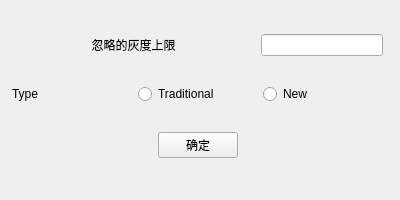
<?xml version="1.0" encoding="UTF-8"?>
<ui version="4.0">
 <class>Otsu</class>
 <widget class="QWidget" name="Otsu">
  <property name="geometry">
   <rect>
    <x>0</x>
    <y>0</y>
    <width>400</width>
    <height>200</height>
   </rect>
  </property>
  <property name="minimumSize">
   <size>
    <width>200</width>
    <height>100</height>
   </size>
  </property>
  <property name="maximumSize">
   <size>
    <width>400</width>
    <height>200</height>
   </size>
  </property>
  <property name="windowTitle">
   <string>Form</string>
  </property>
  <widget class="QWidget" name="">
   <property name="geometry">
    <rect>
     <x>12</x>
     <y>12</y>
     <width>371</width>
     <height>171</height>
    </rect>
   </property>
   <layout class="QVBoxLayout" name="verticalLayout">
    <item>
     <layout class="QHBoxLayout" name="horizontalLayout" stretch="4,2">
      <item>
       <widget class="QLabel" name="OtsuBGlabel">
        <property name="text">
         <string>忽略的灰度上限</string>
        </property>
        <property name="alignment">
         <set>Qt::AlignCenter</set>
        </property>
       </widget>
      </item>
      <item>
       <widget class="QLineEdit" name="OtsuBGEdit">
        <property name="sizePolicy">
         <sizepolicy hsizetype="Expanding" vsizetype="Fixed">
          <horstretch>0</horstretch>
          <verstretch>0</verstretch>
         </sizepolicy>
        </property>
       </widget>
      </item>
     </layout>
    </item>
    <item>
     <layout class="QHBoxLayout" name="horizontalLayout_3">
      <item>
       <widget class="QLabel" name="label">
        <property name="text">
         <string>Type</string>
        </property>
       </widget>
      </item>
      <item>
       <widget class="QRadioButton" name="TradButton">
        <property name="text">
         <string>Traditional</string>
        </property>
       </widget>
      </item>
      <item>
       <widget class="QRadioButton" name="NewButton">
        <property name="text">
         <string>New</string>
        </property>
       </widget>
      </item>
     </layout>
    </item>
    <item>
     <layout class="QHBoxLayout" name="horizontalLayout_2">
      <property name="spacing">
       <number>0</number>
      </property>
      <item>
       <spacer name="horizontalSpacer_2">
        <property name="orientation">
         <enum>Qt::Horizontal</enum>
        </property>
        <property name="sizeHint" stdset="0">
         <size>
          <width>40</width>
          <height>20</height>
         </size>
        </property>
       </spacer>
      </item>
      <item>
       <widget class="QPushButton" name="pushButton">
        <property name="text">
         <string>确定</string>
        </property>
       </widget>
      </item>
      <item>
       <spacer name="horizontalSpacer">
        <property name="orientation">
         <enum>Qt::Horizontal</enum>
        </property>
        <property name="sizeHint" stdset="0">
         <size>
          <width>40</width>
          <height>20</height>
         </size>
        </property>
       </spacer>
      </item>
     </layout>
    </item>
   </layout>
  </widget>
 </widget>
 <resources/>
 <connections/>
</ui>
